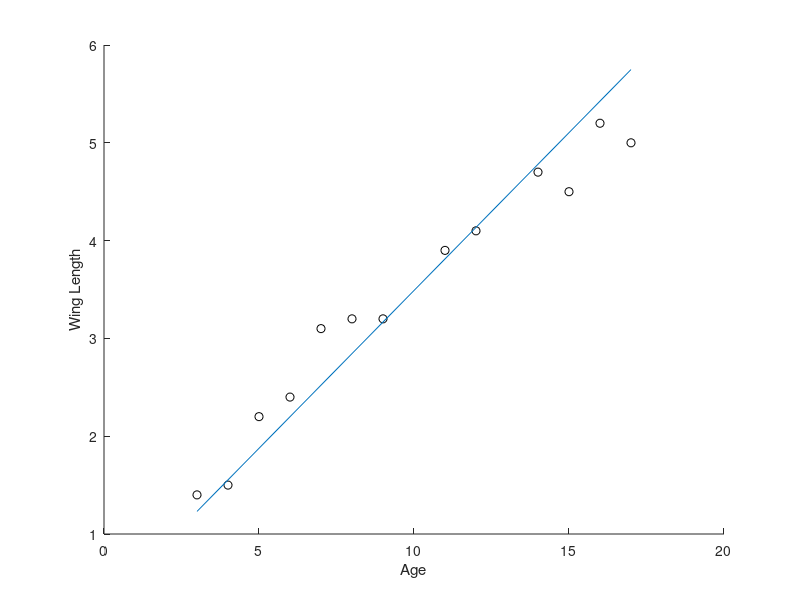

Write the MATLAB code that produced this figure. (Note: this script raises an error after producing the figure.)
Age = [3 4 5 6 7 8 9 11 12 14 15 16 17];
WingLength = [1.4 1.5 2.2 2.4 3.1 3.2 3.2 3.9 4.1 4.7 4.5 5.2 5];

%1. Plot the relationship between age and wing length
figure(1); clf; hold on;
plot(Age,WingLength, 'ko');
xlabel('Age');
ylabel('Wing Length');

%2. Calculate the regression line: WingLengthPredicted= a + b * age
%
%First calculating slope:
n=length(Age);
AgeSum=sum(Age);
AgeMean=mean(Age);
WingSum=sum(WingLength);
WingMean=mean(WingLength);

SumXY = AgeSum*WingSum;
Sumxy = SumXY-(SumXY/n);
SumX2 = (AgeSum).^2;
Sumx2 = SumX2-((SumX2)/n);
SumY2 =sum(WingLength).^2;

b=Sumxy/SumX2; %slope!


a=WingMean-b*AgeMean; %calculating intercept from equation


%plot the regression line 
figure(1)
Xline=[3 17];
Ypred=b*Xline+a;
plot(Xline,Ypred,'-');

%Test null hypothesis that b(slope) = 0  - I want to go over this later!
%Uses F-statistic equation: (SSE1-SSE2/m)/(SSE2/n-k)
%compares 2 variances by dividing them
%SSE = residual sum of squares: sum of all differences between observation and
%mean squared
df=n-2;
totalSS=WingSum-SumY2/n; %totalSS is the sum of the square of the difference between (each Y and mean Y)
regressionSS=Sumxy^2/Sumx2;
residualSS=totalSS-regressionSS;
Fstat=regressionSS/(residualSS/df);
prob=fpval(Fstat,1,n-2); % significance probability for regression -- I have an error for this
text(4,5,['(Fstat based) p of H0:b=0 is ' num2str(prob)],'fontname','Georgia','fontsize',12)

%%let's use a t-test to test the null hypothesis that b=0
syx=sqrt((residualSS/df));
sb=sqrt(syx^2/Sumx2);%sb is essentially the standard error of the regression slope
Tval=(b-0)/sb;
prob = 1-tcdf(Tval,n-2); %n-2 is the degrees of freedom
text(4,4.8,['(Tstat based) p of H0:b=0 is ' num2str(prob)],'fontname','Georgia','fontsize',12)


%calculate 95% confidence intervals
t=-1*tinv(.05/2,n-2); %n-2 is the degrees of freedom
L1=b-t*sb; %lower CI
L2=b+t*sb; %upper CI
a1=MeanY-L1*MeanX; %intercept for lower CI
a2=MeanY-L2*MeanX; %intercept for upper CI
plot(Xline,L1*Xline+a1,'--','color',[.75 .75 .75 ],'linewidth',2)
plot(Xline,L2*Xline+a2,'--','color',[.75 .75 .75 ],'linewidth',2)
text(4,4.2,['95% CI in grey dashed lines'],'fontname','Georgia','fontsize',12)

%let's calculate r2 (coefficient of determination)
totalSS=SumY2-SumY^2/n;    %totalSS is essentially the sum of the square of the difference between (each y and mean Y);
regressionSS=Sumxy^2/Sumx2;
r2=regressionSS/totalSS;
text(4,4.5,['r^2=' num2str(r2)],'fontname','Georgia','fontsize',12)
 

%%%%%%%%%%%%%%%%%%%%%%%%%%%%%%%%%%%%%%%%%%%%%%%%%%%%%%%%%%%%%%%%%%%%%%%%%%
%%%%%%%%%%%%%%%%%%%%%%%%%%%%%%%%%%%%%%%%%%%%%%%%%%%%%%%%%%%%%%%%%%%%%%%%%%
%%%%%%%%%%%%%%%%%%%%%%%%%%%%%%%%%%%%%%%%%%%%%%%%%%%%%%%%%%%%%%%%%%%%%%%%%%
%
%
%
% Let's repeat all of this but add 4 different levels of noise to see how
% things get affected

%First, the data. These are the wing lengths of 13 birds at different YearsExperiences
YearsExperience=[3 4 5 6 8 9 10 11 12 14 15 16 17]; %this is the X variable
Volume=[1.4 1.5 2.2 2.4 3.1 3.2 3.2 3.9 4.1 4.7 4.5 5.2 5]; %this is the y variable

h=figure(2); clf; hold on;
set(h,'position',[136 25 1197 780]);
maxY=[];
for i=1:4
    
    subplot(2,2,i); hold on; %just choose the plot    

    Volume=Volume +i*randn(1,length(Volume)); %add noise to data
    maxY(i)=max(Volume); %store max value to make axes the same
    
    %Let's calculate the slope and intercept of the regression line
    %
    % Calculate the slope first
    % I am including easy ways to calculate the different vlaues
    n=length(YearsExperience); %alternatively, you can calculate n=length(Volume)
    SumX=sum(YearsExperience); %sum up all X values
    MeanX=mean(YearsExperience); %find the mean X value
    SumX2=sum(YearsExperience.^2);  %the sum of each X squared
    Sumx2=SumX2-SumX^2/n; %the sum of the square of the difference between (each X and mean X);

    SumY=sum(Volume); %sum up all Y values
    MeanY=mean(Volume); %find the mean Y value
    SumXY=sum(YearsExperience.*Volume); %the sum of the product of each X and Y values
    Sumxy=SumXY-SumX*SumY/n;%the sum of the product of the difference between each X value minus the
    SumY2=sum(Volume.^2);%the sum of each Y squared
    %mean X value and each Y value minus its mean

    b=Sumxy/Sumx2; %the slope

    %
    % Now the intercept
    a=MeanY-b*MeanX;

    %let's plot out the data
    plot(YearsExperience,Volume,'.','Markersize',35,'color',[.5 .5 .5]);
    xlabel('Experience (years)','fontname','Georgia','fontsize', 12);
    ylabel('Volume','fontname','Georgia','fontsize', 12);
    set(gca,'fontname','Georgia','fontsize',12);% make pretty

    %now the regression line
    Xline=[3 17];
    Ypred=b*Xline+a;
    plot(Xline,Ypred,'-','color',[0 0 0 ],'linewidth',4)
    title(['Volume_p_r_e_d = ' num2str(a) '+' num2str(b) 'YearsExperience'])


    %let's calculate r2 (coefficient of determination)
    totalSS=SumY2-SumY^2/n;    %totalSS is essentially the sum of the square of the difference between (each y and mean Y);
    regressionSS=Sumxy^2/Sumx2;
    r2(i)=regressionSS/totalSS;
    

    %let's test the null hypothesis that b (slope)=0;
    df=n-2; %degrees of freedom
    residualSS=totalSS-regressionSS;
    Fstat=regressionSS/(residualSS/df);
    prob(i)=fpval(Fstat,1,n-2); % significance probability for regression

    
    %calculate 95% confidence intervals
    t=-1*tinv(.05/2,n-2); %n-2 is the degrees of freedom
    L1=b-t*sb; %lower CI
    L2=b+t*sb; %upper CI
    a1=MeanY-L1*MeanX; %intercept for lower CI
    a2=MeanY-L2*MeanX; %intercept for upper CI
    plot(Xline,L1*Xline+a1,'--','color',[.75 .75 .75 ],'linewidth',2)
    plot(Xline,L2*Xline+a2,'--','color',[.75 .75 .75 ],'linewidth',2)
end

for i =1:4
    subplot(2,2,i);
    axis([2 18 1 max(maxY)+0.5]); %make all axes the same
    text(4,max(maxY)+0.5-.5,['(Fstat based) p of H0:b=0 is ' num2str(prob(i))],'fontname','Georgia','fontsize',12)
    text(4,max(maxY)+0.5-1,['r^2= ' num2str(r2(i))],'fontname','Georgia','fontsize',12)
end

figure(2);suptitle('Regression effects with increasing noise')

%%%%%%%%%%%%%%%%%%%%%%%%%%%%%%%%%%%%%%%%%%%%%%%%%%%%%%%%%%%%%%%%%%%%%%%%%%%
function p = fpval(x,df1,df2)
%FPVAL F distribution p-value function.
%   P = FPVAL(X,V1,V2) returns the upper tail of the F cumulative distribution
%   function with V1 and V2 degrees of freedom at the values in X.  If X is
%   the observed value of an F test statistic, then P is its p-value.
%
%   The size of P is the common size of the input arguments.  A scalar input  
%   functions as a constant matrix of the same size as the other inputs.    
%
%   See also FCDF, FINV.

%   References:
%      [1]  M. Abramowitz and I. A. Stegun, "Handbook of Mathematical
%      Functions", Government Printing Office, 1964, 26.6.

%   Copyright 2010 The MathWorks, Inc. 


if nargin < 3, 
    error(messYearsExperience('stats:fpval:TooFewInputs')); 
end

xunder = 1./max(0,x);
xunder(isnan(x)) = NaN;
p = fcdf(xunder,df2,df1);
end
